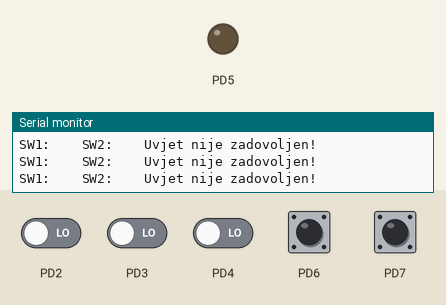
This program was run on a simulated ATmega328P, built with avr-gcc and emulated at 16 MHz. Shown: output pins drawn as LEDs (lit = HIGH), the last lines printed to the serial monitor. The inputs (shaded band) are chosen by the test bench; at power-on: PD6, PD7 HIGH, PD2–4 LOW.

Above: at 1.2 s.
1.3 s: PD6 pulled LOW for 0.15 s
At 1.39 s:
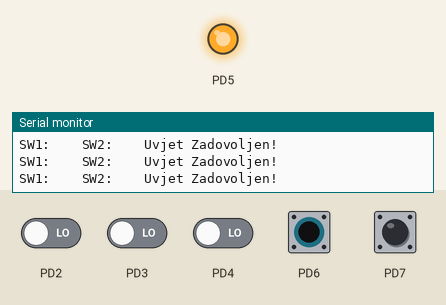
2.9 s: PD7 pulled LOW for 0.15 s
At 3.9 s:
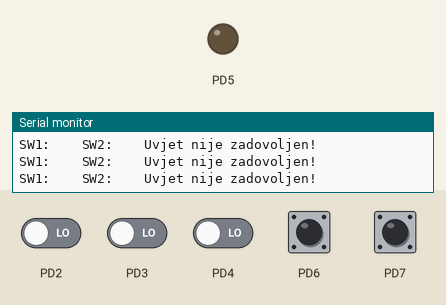
6.0 s: PD6 pulled LOW for 1 s
At 6.7 s:
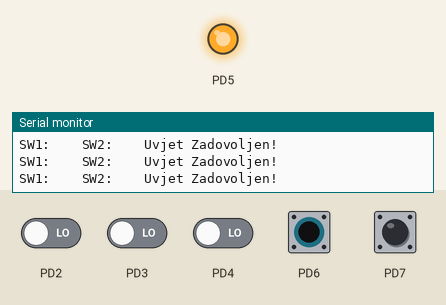
10.0 s: PD7 pulled LOW for 1 s
At 12.4 s:
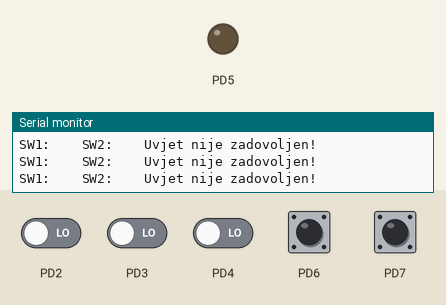
14.0 s: PD2 driven HIGH and PD6 driven LOW
At 15.3 s:
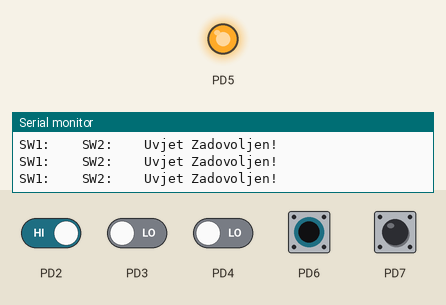
17.0 s: PD6 driven HIGH
At 17.4 s:
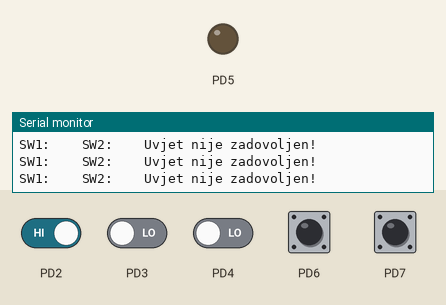
Timing chart, 0 to 19.5 s (numbered marks = the images above; inputs shaded):
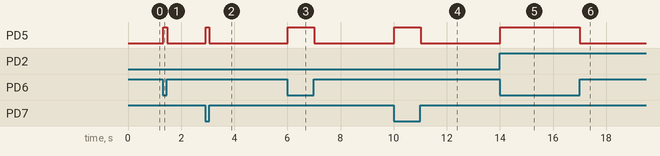

Measured:
- after the input at 1.3 s, PD5: LOW → HIGH at once, → LOW 0.16 s later
- after the input at 2.9 s, PD5: LOW → HIGH at once, → LOW 0.12 s later
- after the input at 6.0 s, PD5: LOW → HIGH at once, → LOW 1.0 s later
- after the input at 10.0 s, PD5: LOW → HIGH at once, → LOW 1.0 s later
- after the input at 14.0 s, PD5: LOW → HIGH at once
- after the input at 17.0 s, PD5: HIGH → LOW at once

The program:

main.c
```c
#include "functions.h"

void loop();

int main(void)
{
	// Tipkala
	//pinMode(6, INPUT_PULLUP);
	//pinMode(7, INPUT_PULLUP);
	DDRD &= 0b00111111;
	PORTD |= 0b11000000;

	// LED
	//pinMode(5, OUTPUT);
	DDRD |= 0b00100000;

	//Serial.begin(9600);
	uart_init();

	while (1)
	{
		loop();
	}
}

void loop()
{
	// Stanje SW1
	uart_write("SW1:\t");
	uart_write((PIND & 0b10000000) >> 7);
	// Stanje SW2
	uart_write("\tSW2:\t");
	uart_write((PIND & 0b01000000) >> 6);

	if ((PIND & 0b11000000) >> 6 != 0b11) {
		//digitalWrite(5, HIGH);
		PORTD |= 0b00100000;
		uart_writeln("\tUvjet Zadovoljen!");
	}
	else {
		//digitalWrite(5, LOW);
		PORTD &= 0b11011111;
		uart_writeln("\tUvjet nije zadovoljen!");
	}
}
```

functions.c
```c
#include "functions.h"

char* int_to_charptr(int number)
{
	// Ako je broj 0 funkcija vraæa string "0"
	if (number == 0)
	return (char*)"0";
	// Bool varijabla koja oznaæava je li broj negativan (zadano je false)
	short is_negative = 0;
	if (number < 0) {
		// Ako je broj negativan vrijednost varijable je true
		is_negative = 1;
		// Pretvaranje negativnog broja u pozitivan
		number = -number;
	}
	// Kori tenjem matematike mo emo izraèunati koliko broj ima znamenaka
	// Log10 nekog broja æe uvijek biti u skupu vrijednosti [brojZnamenki   1,
	// brojZnamenki>, zaokru ivanjem vrijednosti na ni i cijeli broj i dodavanjem
	// broja 1 dobijemo broj znamenki
	int size = (int)log10(number) + 1;
	// Varijabla output je pokazivaè kojem je alocirano memorije koliko broj ima
	// znamenaka (+1 ako je broj negativan zbog minusa)
	char* output = (char*)malloc(sizeof(char) * (size + (is_negative ? 1 : 0)));
	// Ako je broj negativan na prvo mjesto postavljamo znak "-"
	if (is_negative)
	output[0] = '-';

	// Petlja se ponavlja onaj broj puta koliko broj ima znamenaka
	// Svakim prolaskom petlje broj se dijeli sa 10 zato  to upisujemo zadnju
	// desnu znamenku u polje
	for (int i = size - 1; i >= 0; i--, number /= 10) {
		// Na prvo slobodno mjesto s desne upisujemo znak koji predstavlja
		// krajnju desnu znamenku
		// Broj poveæamo za '0' jer to oznaèava ASCII broj znamenke 0
		output[i + (is_negative ? 1 : 0)] = number % 10 + '0';
	}
	// Vraæanje pokazivaèa na znakovno polje
	return output;
}

// Funkcija koja inicijalizira UART serijsku komunikaciju
void uart_init(void)
{
	// Registri UBRR0H I UBRR0L zajedno èine djelitelj brzine komunikacije
	// UBRRH_VALUE je vrijednost gornjeg bajta djelitelja koji je izraèunat u
	// biblioteci setbaud.h
	UBRR0H = UBRRH_VALUE;
	// UBBRL_VALUE je vrijednost donjeg bajta djelitelja koji je izraèunat u
	// biblioteci setbaud.h
	UBRR0L = UBRRL_VALUE;

	// Makro koji ispituje koristi li se dvostruka brzina prijenosa
	#if USE_2X
	// Ako se koristi postavlja se U2X0 registar u 1
	UCSR0A |= _BV(U2X0);
	#else
	// Ako ne postavlja se u 0
	UCSR0A &= ~(_BV(U2X0));
	#endif
	// Omoguæavanje 8-bitnih podataka
	UCSR0C = _BV(UCSZ01) | _BV(UCSZ00);
	// Omoguæavanje RX i TX pinova
	UCSR0B = _BV(RXEN0) | _BV(TXEN0);
}

// Funkcija koja postavlja znak u podatkovni registar
void uart_putchar(char c)
{
	// Petlja koja èeka dok podatkovni registar nije prazan
	// Kada se registar isprazni nastavlja se izvr avanje koda
	while (!(UCSR0A & (1 << UDRE0)));

	// Postavlja znak u podatkovni registar
	UDR0 = c;
}
// Funkcija koja prihvaæa string te ispisuje sadr aj
void uart_write(char* c)
{
	// Petlja kreæe od 0 te se poveæava za 1 svakim prolaskom
	// Ako je i-ti znak string-a \0 (znak za zavr etak string-a u C/C++)
	// program izlazi iz petlje
	for (int i = 0; c[i] != '\0'; i++) {
		// Za svaki znak se poziva funkcija uart_putchar
		uart_putchar(c[i]);
	}
}

// Funkcija ispisuje string iz argumenta i dodaje znak nove linije na kraj
void uart_writeln(char* c)
{
	uart_write(c);
	uart_write("\n");
}

// Funkcija koja prihvaæa broj i ispisuje ga
void uart_writeNum(int number)
{
	// Pozivanjem metode int_to_charptr se broj pretvara u niz znakova/string
	uart_write(int_to_charptr(number));
}

// Funkcija ispisuje broj i dodaje znak nove linije
void uart_writeNumLn(int number)
{
	uart_write(number);
	uart_write("\n");
}
```

functions.h
```c
#define F_CPU 16000000UL
#define BAUD 9600

#include <avr/io.h>
#include <util/setbaud.h>
#include <math.h>
#include <stdlib.h>

#ifndef FUNCTIONS_H_
#define FUNCTIONS_H_

char* int_to_charptr(int number);
void uart_putchar(char c);
void uart_init(void);
void uart_write(char *c);
void uart_writeln(char *c);
void uart_writeNum(int number);
void uart_writeNumLn(int number);

#endif /* FUNCTIONS_H_ */
```
